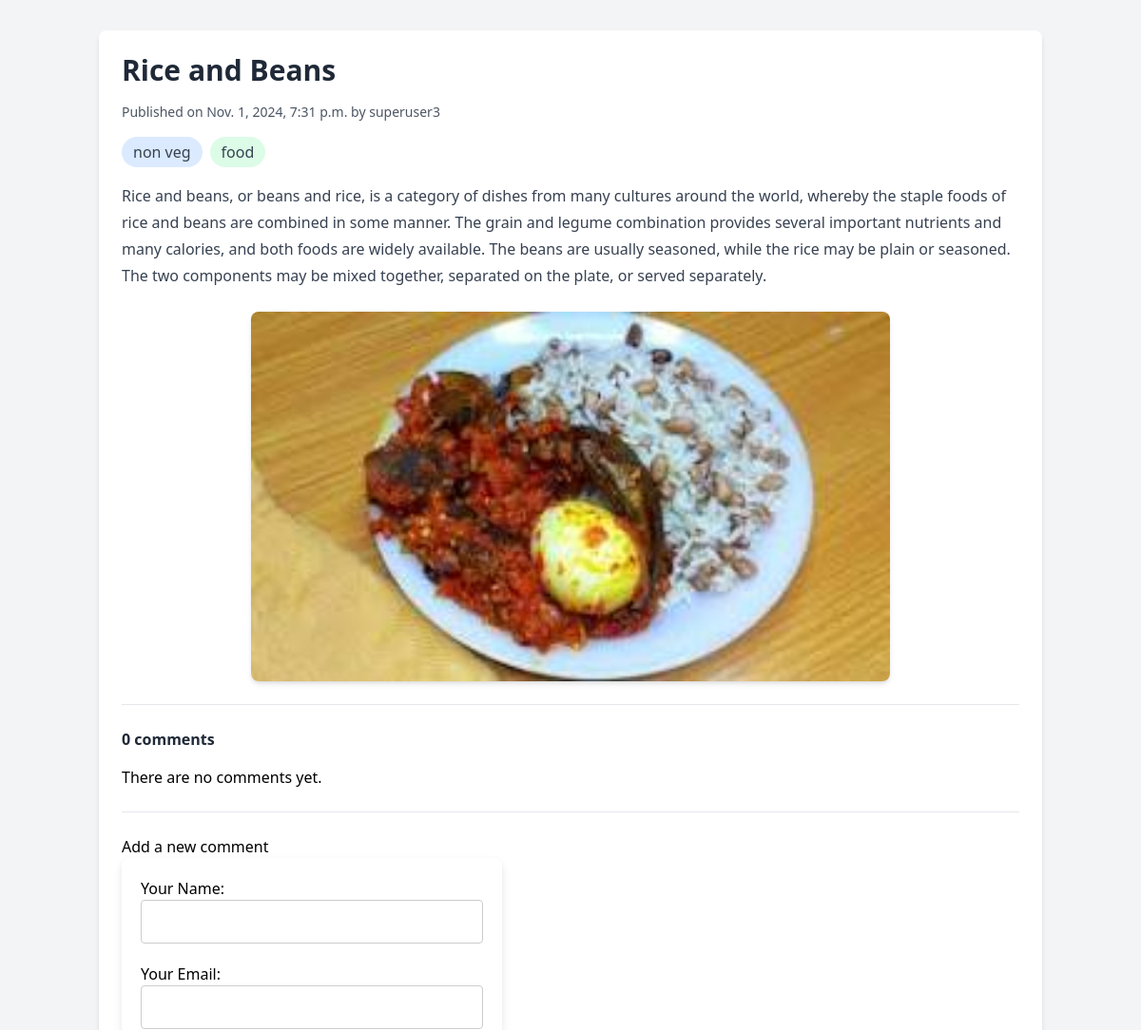
The page /cuisine/rice-and-beans/ (upper part) on the database as committed earlier.
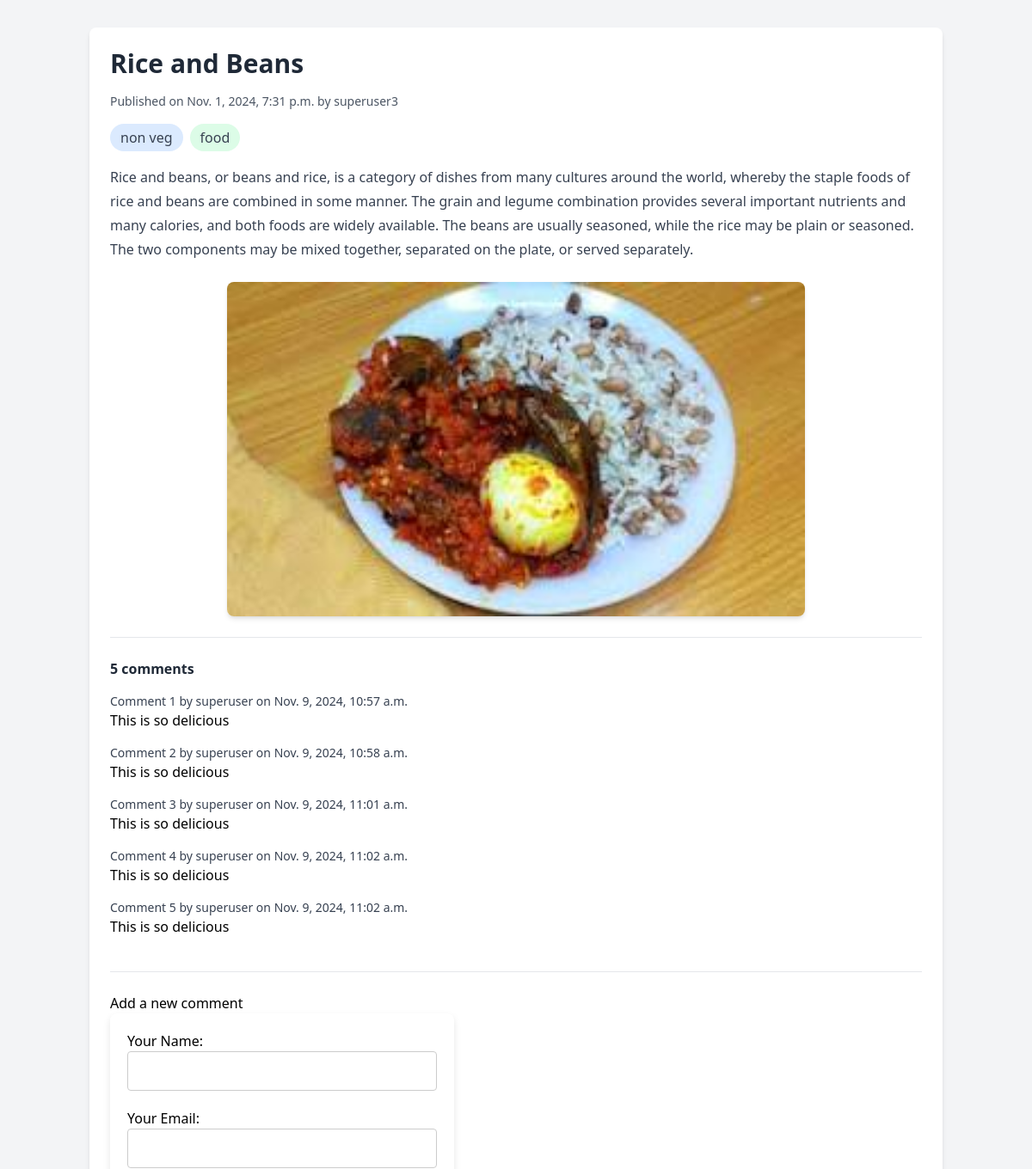
The same page on the database as committed later.
### cuisine/models.py (models this page shows, shortened)
class Cuisine(models.Model):
    name = models.CharField(max_length=20)
    type = models.CharField(max_length=8,
                                choices=(('veg', 'Veg'), ('non veg', 'NV')),
                                default='non veg')
    catg = models.CharField(max_length=8,
                                choices=CATG_CHOICE,
                                default='food')
    slug = models.SlugField(max_length=30, unique_for_date='publish')
    desc = models.TextField()
    pic = models.ImageField(upload_to='cuisine_pic', blank=True, null=True)
    author = models.ForeignKey(User,
                                related_name='cuisine_user',
                                on_delete=models.CASCADE)
    publish = models.DateTimeField(default=timezone.now)
    created = models.DateTimeField(auto_now_add=True)
    update = models.DateTimeField(auto_now=True)
    status = models.CharField(max_length=10,
                                    choices=STATUS_CHOICE,
                                    default='draft')
    class Meta:
        ordering = ('-publish',)

class Comment(models.Model):
    cuisine = models.ForeignKey(Cuisine,
                                on_delete=models.CASCADE,
                                related_name='comments')
    name = models.CharField(max_length=80)
    email = models.EmailField()
    body = models.TextField()
    created = models.DateTimeField(auto_now_add=True)
    updated = models.DateTimeField(auto_now=True)
    active = models.BooleanField(default=True)
    class Meta:
        ordering = ('created',)

### cuisine/views.py (the view)
def Cuisine_detail(request, cuisine):
    cuisineClicked = get_object_or_404(
        Cuisine,
        slug=cuisine,
        status='published'
    )
    comments = cuisineClicked.comments.filter(active=True)
    commented = False
    if request.method == 'POST':
        comment_form = CommentForm(data=request.POST)
        if comment_form.is_valid():
            new_comment = comment_form.save(commit=False)
            new_comment.cuisine = cuisineClicked
            new_comment.save()
            commented = True
    else:
        comment_form = CommentForm()
    return render(
        request,
        "cuisine/cuisine/detail.html",
            {
            'cuisine': cuisineClicked,
            'comments': comments,
            'commented': commented,
            'comment_form': comment_form,
            }
    )

### cuisine/forms.py
class CommentForm(forms.ModelForm):
    class Meta:
        model = Comment
        fields = ('name', 'email', 'body')
    name = forms.CharField(label='Your Name', widget=forms.TextInput(attrs={'class': 'form-control'}))
    email = forms.EmailField(label='Your Email', widget=forms.EmailInput(attrs={'class': 'form-control'}))
    body = forms.CharField(label='Comment', widget=forms.Textarea(attrs={'class': 'form-control'}))

### cuisine/templates/cuisine/cuisine/detail.html (shortened to what this page needs)
{% extends "cuisine/base.html" %}
{% block content %}
    <div class="bg-white rounded-lg shadow-md p-6">
        <h1 class="text-3xl font-bold text-gray-800 mb-4">{{ cuisine.name }}</h1>
        <p class="text-sm text-gray-600 mb-4">
            Published on {{ cuisine.publish }} by {{ cuisine.author }}
        </p>
        <div class="flex gap-2 text-gray-700 mb-4">
            <span class="bg-blue-100 px-3 py-1 rounded-full">{{ cuisine.type }}</span>
            <span class="bg-green-100 px-3 py-1 rounded-full">{{ cuisine.catg }}</span>
        </div>
        <div class="prose max-w-none text-gray-700 mb-6">
            {{ cuisine.desc|linebreaks }}
        </div>
        {% if cuisine.pic %}
            <img src="{{cuisine.pic.url}}"
                alt="cuisine pic"
                class="max-w-sm md:max-w-lg lg:max-w-2xl w-full h-auto mx-auto rounded-lg shadow-md"/>
        {% endif %}
    <br><hr><br>
    {% with comments.count as total_comments %}
    <h2 class="text-2xl font-bold text-gray-800 mb-4">
        {{ total_comments }} comment{{ total_comments | pluralize }}
    </h2>
    {% endwith %}
    {% for comment in comments %}
    <div class="comment mb-4">
        <p class="info text-sm text-gray-700">
            Comment {{ forloop.counter }} by  {{ comment.name }} on {{ comment.created }}
        </p>
        <p id="comment-body">{{ comment.body|linebreaks }}</p>
    </div>
    {% empty %}
    <p>There are no comments yet.</p>
    {% endfor %}
    {% if commented %}
        <h2>Your comment has been added.</h2>
    {% else %}
        <br><hr><br>
        <button><h2>Add a new comment</h2></button>
        <form action="." method="post" class="comment-form ">
            {{ comment_form.as_p }}
        </form>
    {% endif %}
    </div>
{% endblock %}

### cuisine/templates/cuisine/base.html (shortened to what this page needs)
{% load static %}
<!DOCTYPE html>
<html>
    <head>
        <link href="{% static 'css/dist/styles.css' %}" rel="stylesheet">
        <link href="{% static 'cuisine/css/cuisine.css' %}" rel="stylesheet">
    </head>
    <body class="bg-gray-100">
        <div class="container mx-auto px-4 py-8">
            {% block content %}
            {% endblock %}
        </div>
    </body>
</html>

### cuisine/static/cuisine/css/cuisine.css (style rules this page uses)
#comment-body { font-style: italic !important; }
.comment-form { width: 90%; max-width: 400px; background-color: #fff; padding: 20px; box-shadow: 0 4px 8px rgba(0, 0, 0, 0.1); border-radius: 8px; }
.form-control { width: 100%; padding: 10px; margin-bottom: 20px; border: 1px solid #ccc; border-radius: 4px; box-sizing: border-box; }

Rows that differ between the two databases and show on the page:
added Comment: name "superuser", created "Nov. 9, 2024, 10:57 a.m.", body "This is so delicious"
added Comment: name "superuser", created "Nov. 9, 2024, 10:58 a.m.", body "This is so delicious"
added Comment: name "superuser", created "Nov. 9, 2024, 11:01 a.m.", body "This is so delicious"
added Comment: name "superuser", created "Nov. 9, 2024, 11:02 a.m.", body "This is so delicious"
added Comment: name "superuser", created "Nov. 9, 2024, 11:02 a.m.", body "This is so delicious"
Other text that changed with them:
{{ total_comments }}: "0" → "5"
text no longer shown: "There are no comments yet."
